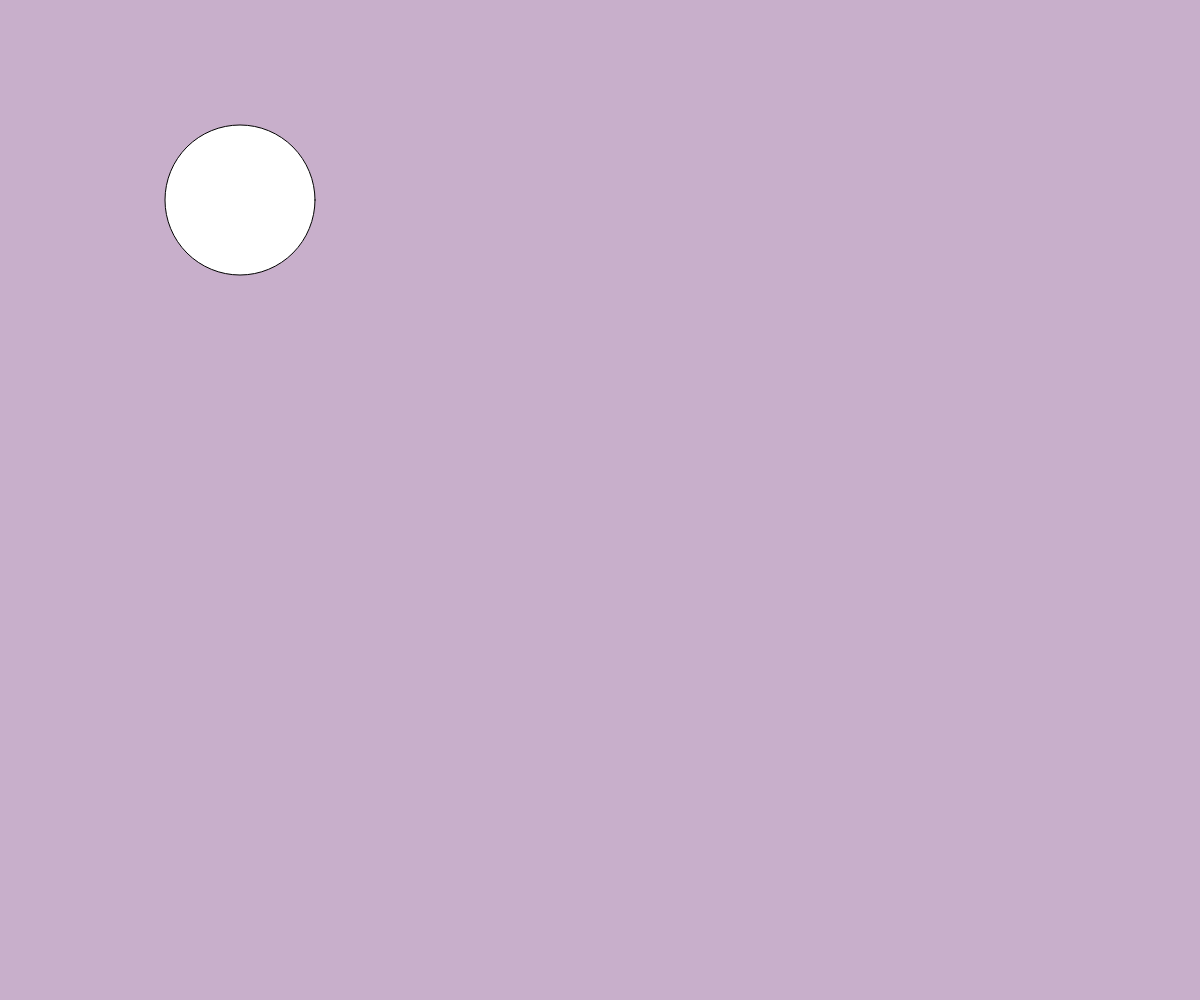
Frame 1 (no input)
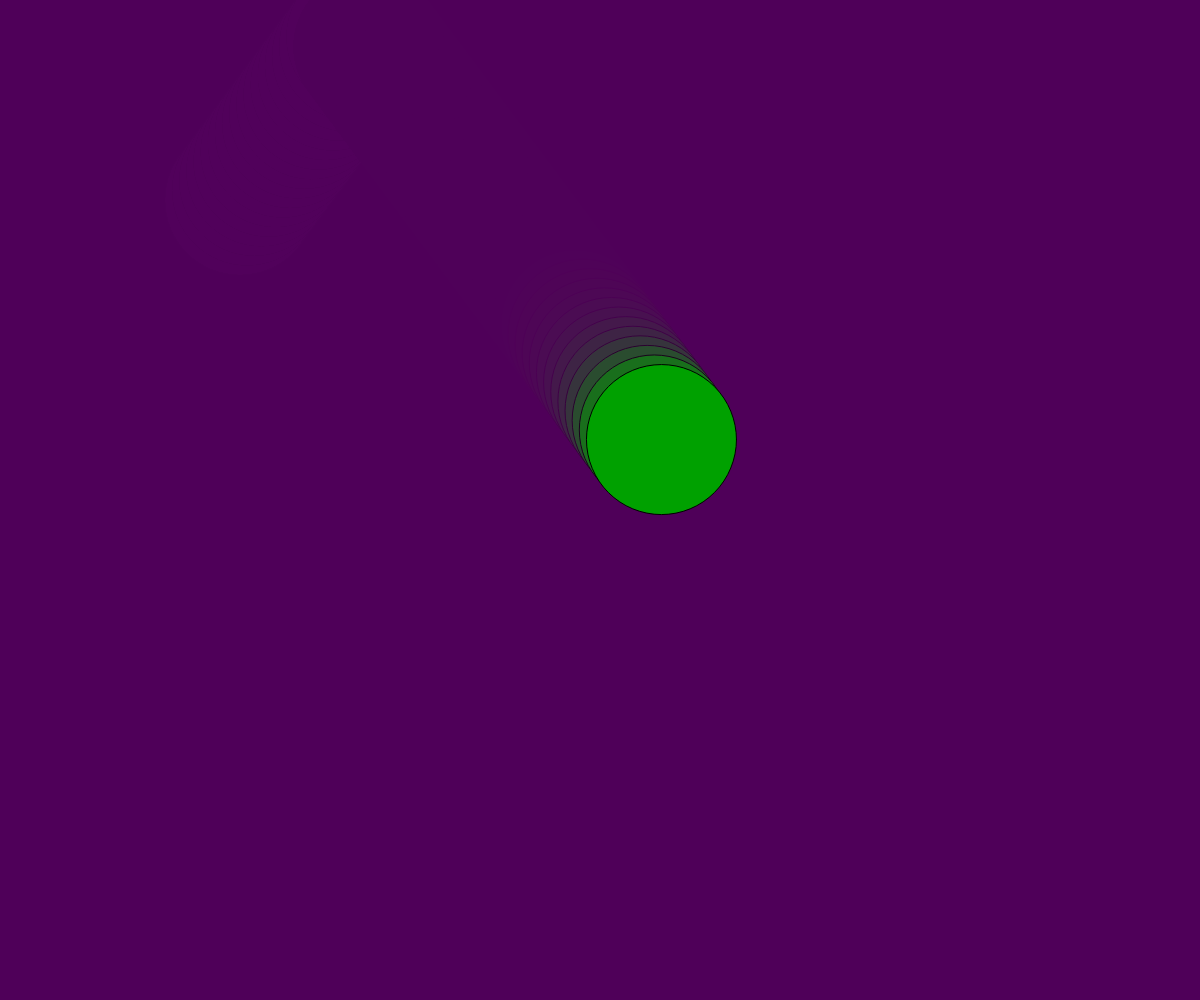
Frame 60 (no input)
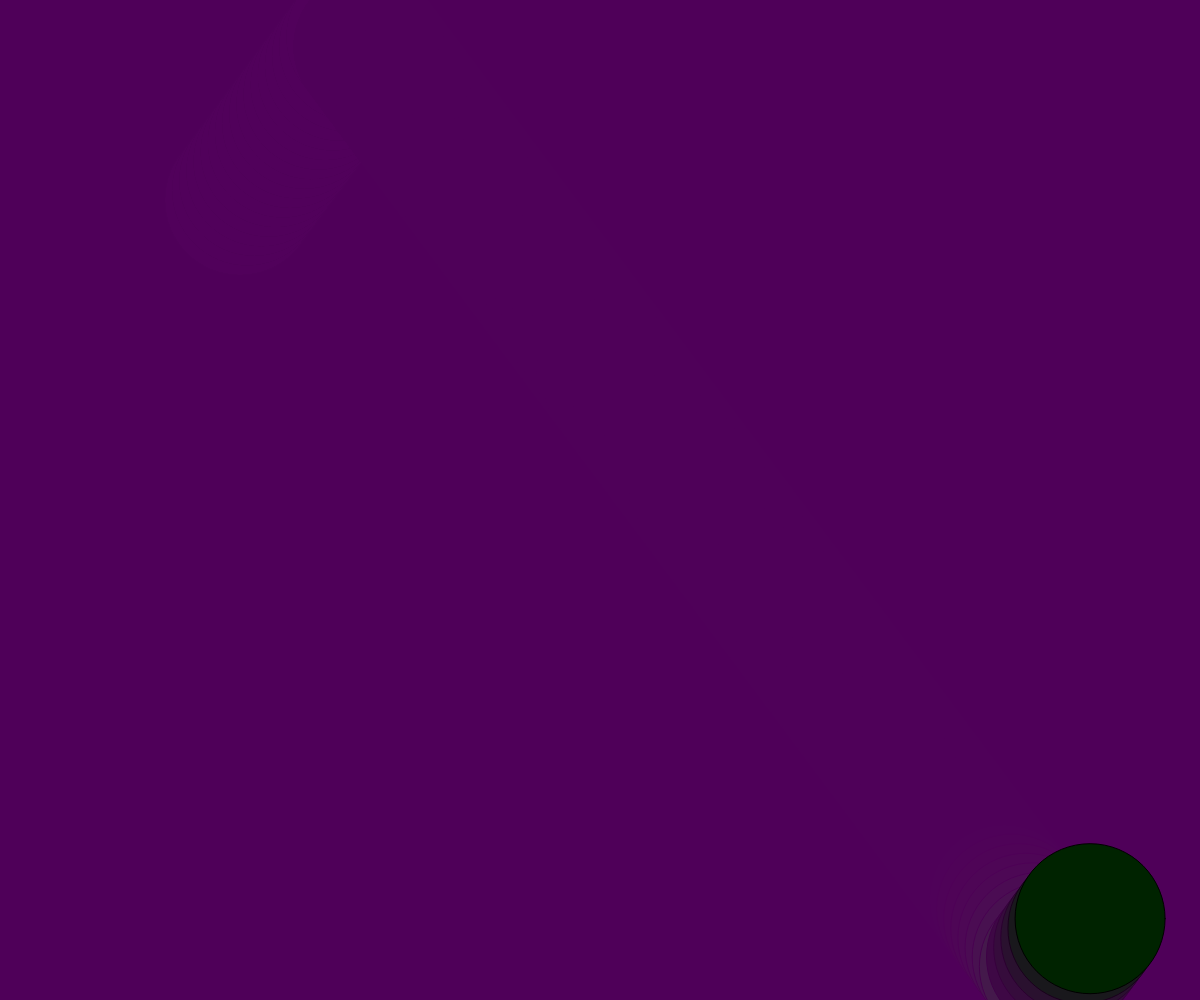
Frame 120 (the mouse pressed at the canvas centre since frame 60)

The p5.js sketch that drew these frames (run headless with seeded random() and noise() and a simulated clock; from frame 60 on, the mouse is pressed at the canvas centre):

// p5.js sketch
// ── sketch.js
//a good chunk of this inspired by the demo we did in class

let x, y;
let xPos, yPos
let xDir, yDir;


function setup() {
  createCanvas(windowWidth, windowHeight);

  x = width / 5;
  y = height / 5;

//makes the ball move in random trajectories
  xDir = random(-15,16);
  yDir = random(-16,15);

  size = random(100);
}

function draw() {
//light background, slight trail
  background(80,0,90,80)

  ellipse(x, y, 150);

//"or" in "if" statement is expressed as "||"
if(x >= width - size / 2 || x <= size / 2) {
  //to flip the direction around set up xDir to = xDir * -1
  xDir = xDir * -1

  //change fill color shade of red everytime ball hits the sides of screen
  fill(random(200),random(0),random(0));
}

if(y >= height - size / 2 || y<= size / 2) {
  yDir = yDir * -1

  //change fill color to shade of green everytime ball hits the side floor or ceiling
  fill(random(0),random(200),random(0));
}


//update x and y values of the ball every time draw loop resets
x = x+xDir;
y = y+yDir

}
